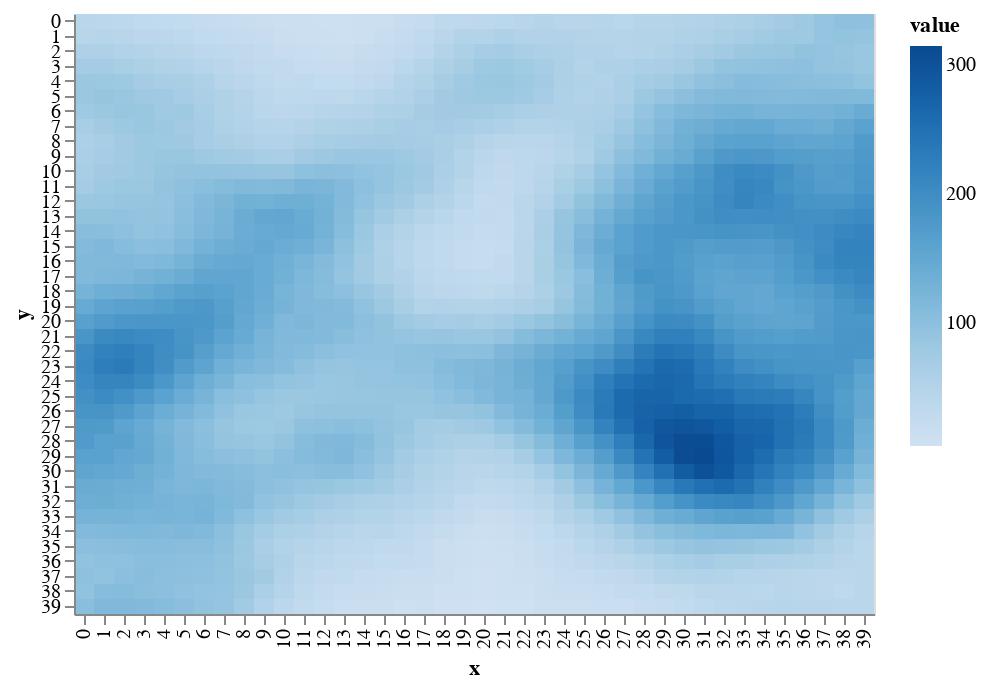

Write notebook code for a chart like this one.
### Code cell
draw.drawRainFall(world.grid_rainfall)

### Figure 1 — Vega-Lite specification as saved in the notebook (floating-point values rounded to 4 significant figures; data arrays with more than 128 entries replaced by an {"elided": "..."} marker saying what was removed)
{"$schema": "https://vega.github.io/schema/vega-lite/v2.6.0.json", "config": {"view": {"height": 300, "width": 400}}, "data": {"name": "data-e1e90d0ab0acf801c08c47c74c59b06f"}, "datasets": {"data-e1e90d0ab0acf801c08c47c74c59b06f": {"elided": "1600 records"}}, "encoding": {"color": {"field": "value", "scale": {"scheme": "blues"}, "type": "quantitative"}, "x": {"field": "x", "type": "ordinal"}, "y": {"field": "y", "type": "ordinal"}}, "mark": "rect"}
